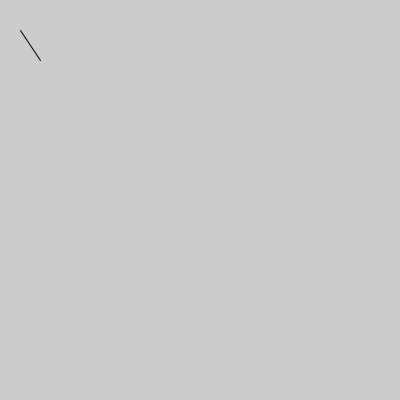
Frame 1 (no input)
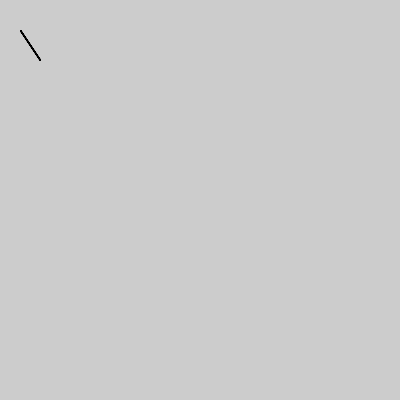
Frame 60 (the mouse pressed at the canvas centre just before this capture)
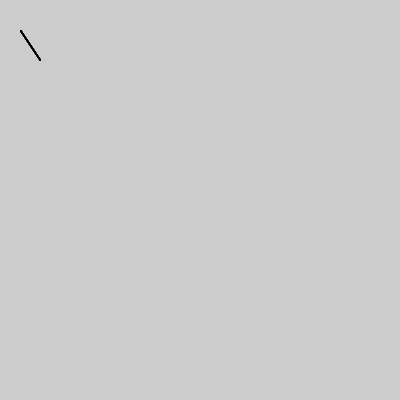
Frame 120 (the mouse held since frame 60 and released just before this capture)

The Processing sketch that drew these frames (run headless with seeded random() and noise(); from frame 60 on, the mouse is pressed at the canvas centre):

// Processing sketch: sketch_141005b_js
// ── sketch_141005b_js.pde
void setup(){
  size(400,400);
}
void draw(){
  line(20,30,40,60);
}
